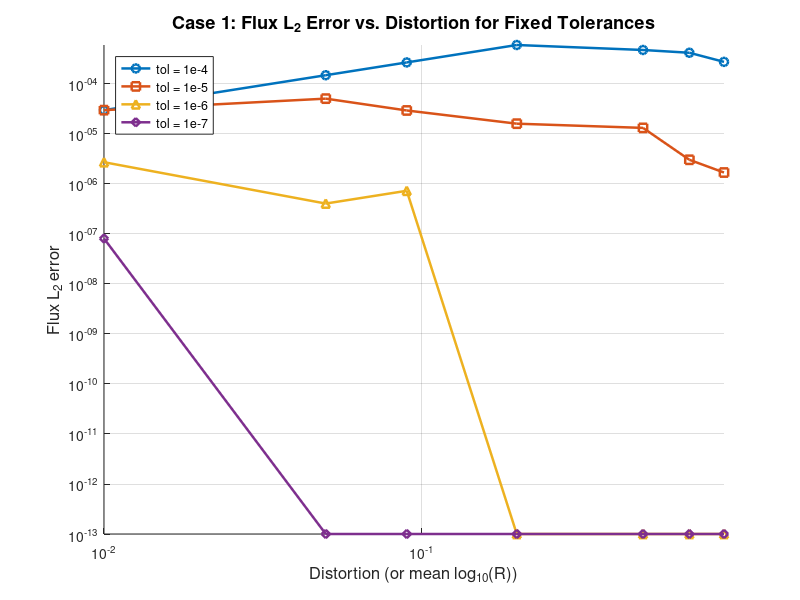
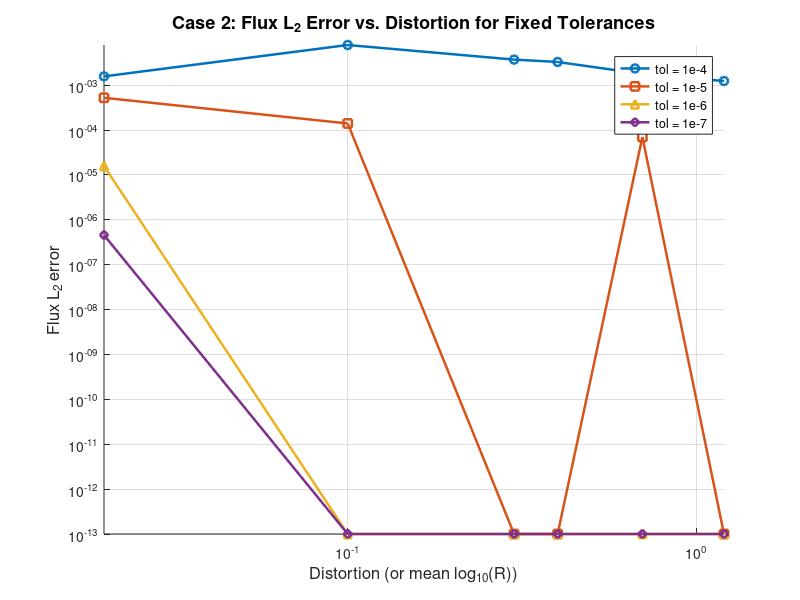
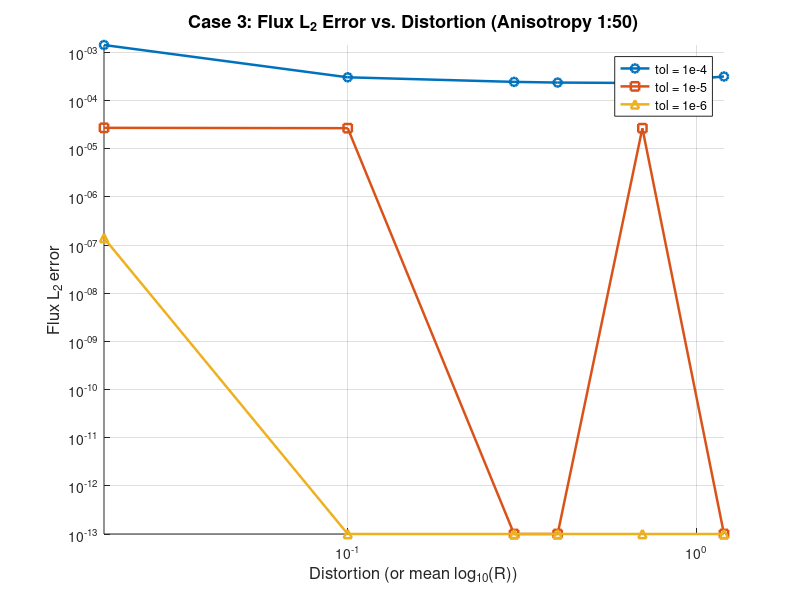

Write MATLAB code to recreate these figures, in order.
% mean_logR = [-0.000000000004, -0.0000000005, -0.0000000030, ...
%               -0.0000000332, -0.0000005192, -0.0000014240, -0.0000030246];
% flux_error_transition = [8.122e-08, 4.062e-07, 7.313e-07, ...
%                          1.608e-05, 1.324e-05, 3.049e-06, 1.696e-06];
% distortion = [0.01, 0.05, 0.09, 0.2, 0.5, 0.7, 0.9]; % optional labels
% 
% figure('Position',[200 150 750 500]);
% loglog(abs(mean_logR), flux_error_transition, '-o', ...
%        'LineWidth',1.8, 'MarkerSize',7, 'MarkerFaceColor','auto');
% xlabel('|Mean log_{10}(R)|','FontSize',13);
% ylabel('Flux L2 error (transition point)','FontSize',13);
% title('Case 1 — Flux Error vs mean log_{10}(R)','FontSize',14);
% grid on;
% 
% text(abs(mean_logR)*1.1, flux_error_transition, ...
%     compose('%.2f', distortion), 'FontSize',11, 'Color',[0.3 0.3 0.3]);
% 
% % CASE 2
% mean_logR = [0.00002136, 0.00002201, 0.00002358, ...
%               0.00002434, 0.00002652, 0.00002971];
% flux_error_transition = [4.559e-07, 1.398e-04, 3.704e-03, ...
%                          3.280e-03, 6.976e-05, 1.234e-03];
% distortion = [0.02, 0.10, 0.30, 0.40, 0.70, 1.20];
% 
% r = 200 / 10000;
% 
% mean_logR_norm = mean_logR * r;
% 
% figure('Position',[250 150 780 520]);
% loglog(mean_logR_norm, flux_error_transition, '-o', ...
%        'LineWidth',1.8, 'MarkerSize',7, 'MarkerFaceColor','auto');
% xlabel('Normalized mean log_{10}(R)','FontSize',13);
% ylabel('Flux L2 error (transition point)','FontSize',13);
% title('Case 2 — Flux Error vs mean log_{10}(R)','FontSize',14);
% grid on;
% 
% text(mean_logR_norm * 1.01, flux_error_transition, ...
%      compose('%.2f', distortion), 'FontSize',11, 'Color',[0.3 0.3 0.3]);
% 
% %% CASE 3
% distortion = [0.02, 0.10, 0.30, 0.40, 0.70, 1.20];
% mean_logR = [0.060979213847, 0.300032998181, 0.837082048491, ...
%               1.065411683421, 1.618930282537, 2.269711488529];
% flux_error_transition = [1.401e-07, 2.679e-05, 2.451e-04, ...
%                          2.373e-04, 2.675e-05, 3.169e-04];
% 
% r = 200 / 10000;
% mean_logR_norm = mean_logR * r;
% 
% figure('Position',[250 150 780 520]);
% loglog(mean_logR_norm, flux_error_transition, '-o', ...
%        'LineWidth',1.8, 'MarkerSize',7, 'MarkerFaceColor','auto');
% xlabel('Normalized mean log_{10}(R)','FontSize',13);
% ylabel('Flux L2 error (transition point)','FontSize',13);
% title('Case 3 — Flux Error vs mean log_{10}(R)','FontSize',14);
% grid on;
% 
% text(mean_logR_norm*1.05, flux_error_transition, ...
%      compose('%.2f', distortion), 'FontSize',11, 'Color',[0.3 0.3 0.3]);


%%
% Case 1
distortion = [0.01, 0.05, 0.09, 0.20, 0.50, 0.70, 0.90];

err_1e4 = [2.996e-5, 1.498e-4, 2.699e-4, 6.022e-4, 4.787e-4, 4.213e-4, 2.770e-4];
err_1e5 = [2.996e-5, 5.095e-5, 2.954e-5, 1.608e-5, 1.324e-5, 3.049e-6, 1.696e-6];
err_1e6 = [2.727e-6, 4.062e-7, 7.313e-7, 1e-13, 1e-13, 1e-13, 1e-13];
err_1e7 = [8.122e-8, 1e-13, 1e-13, 1e-13, 1e-13, 1e-13, 1e-13];

figure; hold on; grid on;
loglog(distortion, err_1e4, '-o', 'LineWidth', 1.8, 'DisplayName','tol = 1e-4');
loglog(distortion, err_1e5, '-s', 'LineWidth', 1.8, 'DisplayName','tol = 1e-5');
loglog(distortion, err_1e6, '-^', 'LineWidth', 1.8, 'DisplayName','tol = 1e-6');
loglog(distortion, err_1e7, '-d', 'LineWidth', 1.8, 'DisplayName','tol = 1e-7');

xlabel('Distortion (or mean log_{10}(R))','FontSize',12);
ylabel('Flux L_2 error','FontSize',12);
title('Case 1: Flux L_2 Error vs. Distortion for Fixed Tolerances','FontSize',13);
legend('Location','northwest');
axis tight;


% Case 2
distortion = [0.02, 0.10, 0.30, 0.40, 0.70, 1.20];

% Flux L2 errors for each tolerance
err_1e4 = [1.566e-3, 7.830e-3, 3.704e-3, 3.280e-3, 1.772e-3, 1.234e-3];
err_1e5 = [5.224e-4, 1.398e-4, 1e-13, 1e-13, 6.976e-5, 1e-13];
err_1e6 = [1.574e-5, 1e-13, 1e-13, 1e-13, 1e-13, 1e-13];
err_1e7 = [4.559e-7, 1e-13, 1e-13, 1e-13, 1e-13, 1e-13];

figure; hold on; grid on;
loglog(distortion, err_1e4, '-o', 'LineWidth', 1.8, 'DisplayName','tol = 1e-4');
loglog(distortion, err_1e5, '-s', 'LineWidth', 1.8, 'DisplayName','tol = 1e-5');
loglog(distortion, err_1e6, '-^', 'LineWidth', 1.8, 'DisplayName','tol = 1e-6');
loglog(distortion, err_1e7, '-d', 'LineWidth', 1.8, 'DisplayName','tol = 1e-7');

xlabel('Distortion (or mean log_{10}(R))','FontSize',12);
ylabel('Flux L_2 error','FontSize',12);
title('Case 2: Flux L_2 Error vs. Distortion for Fixed Tolerances','FontSize',13);
legend('Location','northeast');
axis tight;


% Case 3
distortion = [0.02, 0.10, 0.30, 0.40, 0.70, 1.20];

err_1e4 = [1.430e-3, 3.051e-4, 2.451e-4, 2.373e-4, 2.321e-4, 3.169e-4];
err_1e5 = [2.724e-5, 2.679e-5, 1e-13, 1e-13, 2.675e-5, 1e-13];
err_1e6 = [1.401e-7, 1e-13, 1e-13, 1e-13, 1e-13, 1e-13];

figure; hold on; grid on;
loglog(distortion, err_1e4, '-o', 'LineWidth', 1.8, 'DisplayName','tol = 1e-4');
loglog(distortion, err_1e5, '-s', 'LineWidth', 1.8, 'DisplayName','tol = 1e-5');
loglog(distortion, err_1e6, '-^', 'LineWidth', 1.8, 'DisplayName','tol = 1e-6');

xlabel('Distortion (or mean log_{10}(R))','FontSize',12);
ylabel('Flux L_2 error','FontSize',12);
title('Case 3: Flux L_2 Error vs. Distortion (Anisotropy 1:50)','FontSize',13);
legend('Location','northeast');
axis tight;
